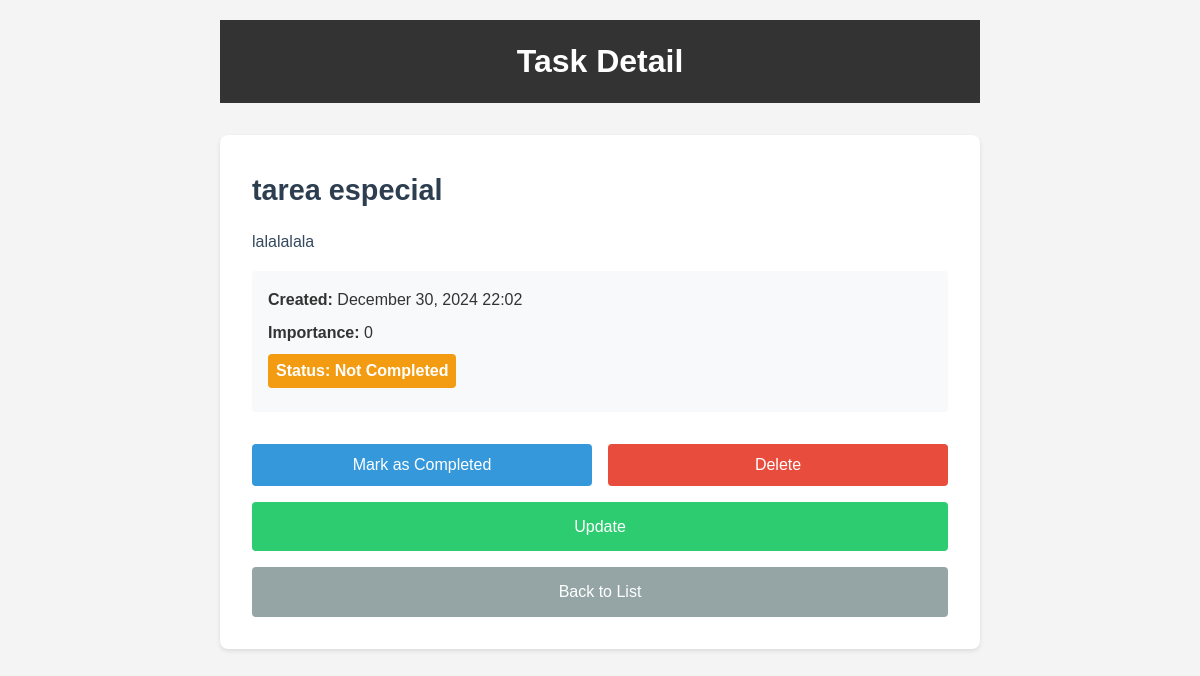
Page /tasks/7 (signed in) on the committed database.
### admtareas/models.py (models this page shows, shortened)
class Task(models.Model):
    name = models.CharField(max_length=100)
    description = models.TextField(blank=True)
    importance = models.IntegerField(default=0)
    created_at = models.DateTimeField(auto_now_add=True)
    completed = models.BooleanField(default=False)
    user = models.ForeignKey(User, on_delete=models.CASCADE)

### admtareas/views.py (the view)
# urls.py: path('tasks/<int:task_id>', views.taskdetail, name='task_detail'),
@login_required
def taskdetail(request,task_id):
    task = get_object_or_404(Task,pk=task_id)
    return render(request, 'taskdetail.html',{"task":task})

### admtareas/templates/taskdetail.html (shortened to what this page needs)
{% load static %}
<!DOCTYPE html>
<html lang="en">
<head>
    <link rel="stylesheet" href="{% static 'task_detail.css' %}">
</head>
<body>
    <div class="container">
        <header>
            <h1>Task Detail</h1>
        </header>
        <main>
            <section class="task-info">
                <h2>{{ task.name }}</h2>
                <p class="description">{{ task.description|default:"No description provided" }}</p>
                <div class="task-meta">
                    <p><strong>Created:</strong> {{ task.created_at|date:"F d, Y H:i" }}</p>
                    <p><strong>Importance:</strong> {{ task.importance }}</p>
                    <p class="status {% if task.completed %}completed{% else %}pending{% endif %}">
                        <strong>Status:</strong> {% if task.completed %}Completed{% else %}Not Completed{% endif %}
                    </p>
                </div>
            </section>
            <section class="task-actions">
                <form action="{% url 'task_complete' task.id %}" method="POST" class="action-form">
                    <button type="submit" class="btn btn-primary">
                        {% if task.completed %}
                            Mark as Not Completed
                        {% else %}
                            Mark as Completed
                        {% endif %}
                    </button>
                </form>
                <form action="{% url 'task_delete' task.id %}" method="POST" class="action-form">
                    <button type="submit" class="btn btn-danger">Delete</button>
                </form>
                <a href="{% url 'task_update' task.id %}" class="btn btn-secondary">Update</a>
                <a href="{% url 'tasks' %}" class="btn btn-back">Back to List</a>
            </section>
        </main>
    </div>
</body>
</html>

### admtareas/static/task_detail.css (style rules this page uses)
* { margin: 0; padding: 0; box-sizing: border-box; }
body { font-family: Arial, sans-serif; line-height: 1.6; background-color: #f4f4f4; color: #333; }
.container { max-width: 800px; margin: 0 auto; padding: 20px; }
header { background-color: #333; color: #fff; text-align: center; padding: 1rem; margin-bottom: 2rem; }
h1 { font-size: 2rem; }
main { background-color: #fff; border-radius: 8px; box-shadow: 0 2px 4px rgba(0, 0, 0, 0.1); padding: 2rem; }
.task-info { margin-bottom: 2rem; }
h2 { font-size: 1.8rem; color: #2c3e50; margin-bottom: 1rem; }
.description { font-size: 1rem; color: #34495e; margin-bottom: 1rem; }
.task-meta { background-color: #f8f9fa; border-radius: 4px; padding: 1rem; }
.task-meta p { margin-bottom: 0.5rem; }
.status { display: inline-block; padding: 0.25rem 0.5rem; border-radius: 4px; font-weight: bold; }
.status.pending { background-color: #f39c12; color: #fff; }
.task-actions { display: flex; flex-wrap: wrap; gap: 1rem; }
.action-form { flex: 1; }
.btn { display: inline-block; padding: 0.75rem 1rem; border: none; border-radius: 4px; font-size: 1rem; cursor: pointer; text-align: center; text-decoration: none; transition: background-color 0.3s ease; width: 100%; }
.btn-primary { background-color: #3498db; color: #fff; }
.btn-danger { background-color: #e74c3c; color: #fff; }
.btn-secondary { background-color: #2ecc71; color: #fff; }
.btn-back { background-color: #95a5a6; color: #fff; }

### rows in the picture
Task: name "tarea especial", description "lalalalala", created_at "December 30, 2024 22:02", importance "0"
